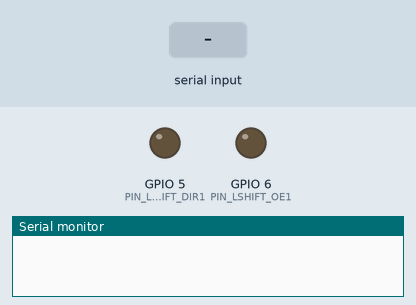
Simulated run of this sketch. Board: ESP32-S3. Parts: output pins drawn as LEDs (lit = HIGH), the last lines printed to the serial monitor. The test bench sets the inputs (shaded band).

Above: at 0.0 s.
At 0.51 s:
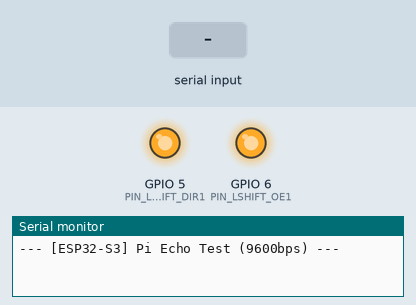
At 1.8 s:
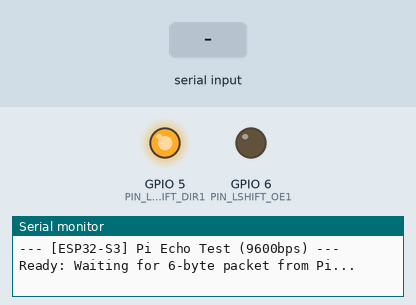
1.9 s: "1" received over the second serial link
Timing chart, 0 to 4.9 s (numbered marks = the images above; inputs shaded):
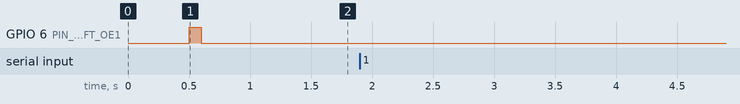

The sketch:

ESP32_TC_ECHO_TEST_FINAL.ino
```cpp
/**
 * ESP32-S3 Pi <-> ESP 疎通確認用エコーバック・スケッチ
 * --------------------------------------------------
 * 【目的】
 * - Raspberry Pi (USB-TTL) と ESP32-S3 間の物理的な接続と電圧の安定性を確認する。
 * - 6バイトの固定パケットを受信し、そのまま送り返すことで通信の整合性を検証する。
 * * 【修正・改善内容】
 * 1. 名前衝突の回避: Arduino標準の円周率マクロ(PI)との衝突を防ぐため、インスタンス名を SerialPi に変更。
 * 2. タイムアウトの二段構え: バイト間(30ms)と全体(300ms)のダブル監視で、ノイズによるハングアップを防止。
 * 3. 産業用シーケンス: 本格運用を見据え、初期化時のレベルシフタ制御（OEピン）の枠組みを維持。
 */

#include <Arduino.h>
#include <HardwareSerial.h>

// --- 通信設定 ---
static const uint32_t BAUD_RATE = 9600; // Raspberry Pi 側と合わせる
static const size_t   PKT_LEN   = 6;    // 通信プロトコル規定の6バイト

// --- ピンアサイン (本番基板 / SWAP配線仕様) ---
static const int PIN_ESP_TX_TO_PI = 1;  // ESP32から出力（PiのRXへ）
static const int PIN_ESP_RX_FR_PI = 2;  // Piから入力（ESP32のRXへ）

// --- 制御ピン（レベルシフタ用 / 単体テスト時は未使用でも定義維持） ---
static const int PIN_LSHIFT_OE1  = 6;
static const int PIN_LSHIFT_DIR1 = 5;

// --- タイムアウト設定 ---
static const uint16_t INTERBYTE_TIMEOUT_MS = 30;   // バイト間の最大空き時間
static const uint16_t TOTAL_TIMEOUT_MS     = 300;  // 1パケット受信の最大許容時間

// UART1を使用してPiと通信
HardwareSerial SerialPi(1);

static uint8_t buf[PKT_LEN];

/**
 * 受信データを16進数でデバッグ出力する補助関数
 */
static void dumpHex(const char* tag, const uint8_t* p, size_t n) {
  Serial.print(tag);
  for (size_t i = 0; i < n; i++) {
    if (p[i] < 0x10) Serial.print('0');
    Serial.print(p[i], HEX);
    Serial.print(' ');
  }
  Serial.println();
}

void setup() {
  // 1. USBデバッグ用のシリアル開始
  Serial.begin(115200);
  delay(500);
  Serial.println(F("\n--- [ESP32-S3] Pi Echo Test (9600bps) ---"));

  // 2. レベルシフタの安全制御（起動時のノイズ遮断）
  pinMode(PIN_LSHIFT_OE1, OUTPUT); digitalWrite(PIN_LSHIFT_OE1, HIGH); // 最初は無効(Hi-Z)
  pinMode(PIN_LSHIFT_DIR1, OUTPUT); digitalWrite(PIN_LSHIFT_DIR1, HIGH); // A->B方向に固定

  // 3. Pi用シリアルの初期化（ピン番号を明示的に指定）
  SerialPi.begin(BAUD_RATE, SERIAL_8N1, PIN_ESP_RX_FR_PI, PIN_ESP_TX_TO_PI);

  // 4. 受信バッファの掃除
  while (SerialPi.available()) (void)SerialPi.read();

  // 5. 準備ができたら接続を有効化
  delay(100);
  digitalWrite(PIN_LSHIFT_OE1, LOW); // 有効化

  Serial.println(F("Ready: Waiting for 6-byte packet from Pi..."));
}

void loop() {
  size_t got = 0;
  uint32_t t_first = 0;
  uint32_t t_last  = millis();

  // パケット受信ループ：指定サイズが揃うまで待機
  while (got < PKT_LEN) {
    if (SerialPi.available()) {
      if (got == 0) t_first = millis(); // 最初の1バイト目を受信した時刻
      buf[got++] = (uint8_t)SerialPi.read();
      t_last = millis(); // 最後にデータを受信した時刻
    } else {
      // 1バイトでも受信を開始している場合のみタイムアウト判定を行う
      if (got > 0) {
        if ((millis() - t_last)  > INTERBYTE_TIMEOUT_MS) break; // バイト間が空きすぎ
        if ((millis() - t_first) > TOTAL_TIMEOUT_MS)     break; // 全体時間がかかりすぎ
      }
      delay(1);
    }
  }

  // データが届いていない場合は何もしない
  if (got == 0) return;

  // 指定サイズ(6バイト)に満たない場合はエラーとして処理
  if (got != PKT_LEN) {
    Serial.print(F("[TIMEOUT] partial bytes received: "));
    Serial.println(got);
    while (SerialPi.available()) (void)SerialPi.read(); // バッファの残骸を掃除
    return;
  }

  // 【正常受信】
  dumpHex("[RX fr Pi] ", buf, PKT_LEN);

  // 送信（エコーバック）：受信したデータをそのまま送り返す
  SerialPi.write(buf, PKT_LEN);
  SerialPi.flush();

  dumpHex("[TX to Pi] ", buf, PKT_LEN);
}
```
